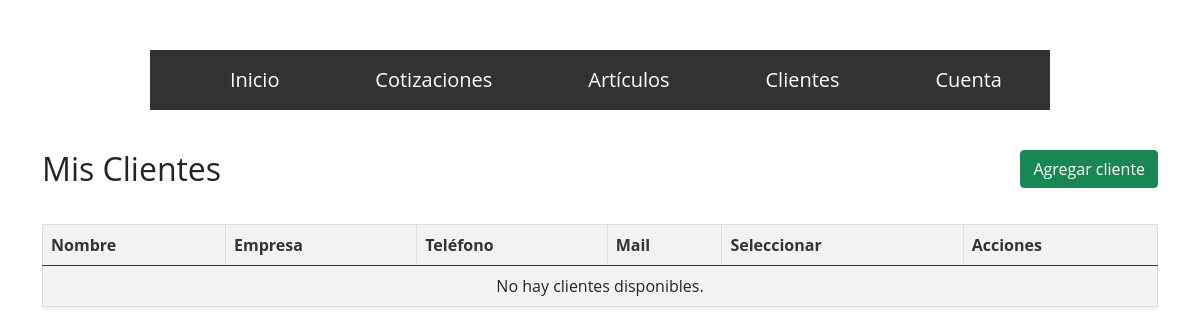
/clientes/ (signed in), run on an earlier commit of the app's database.
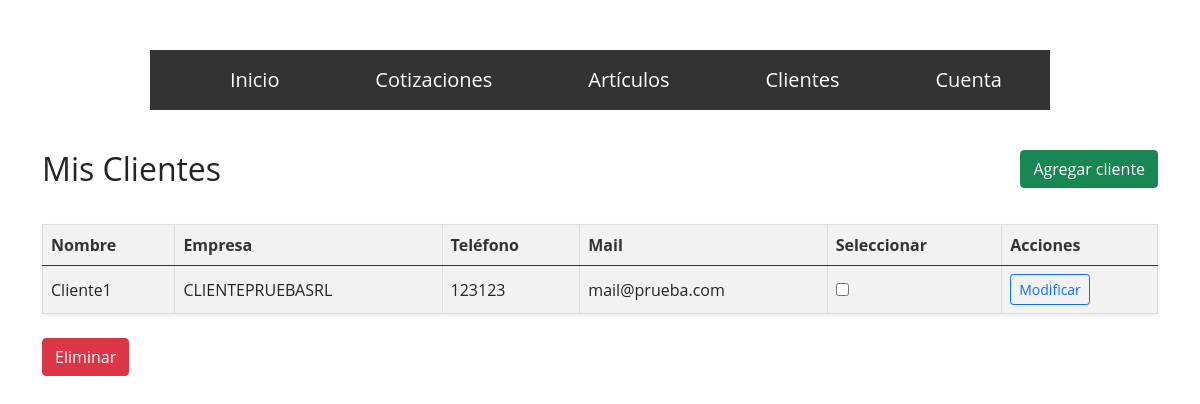
And on a later commit of the database.
### clientes/models.py (models this page shows, shortened)
class Clientes(models.Model):
    usuario_log=models.ForeignKey(User, on_delete=models.CASCADE)
    nombre=models.CharField(max_length=50)
    nombre_empresa=models.CharField(null=True, max_length=30)
    telefono=models.CharField(max_length=20)
    mail=models.EmailField()
    created=models.DateTimeField(auto_now_add=True)
    updated=models.DateField(auto_now=True)
    class Meta:
        verbose_name="Cliente"
        verbose_name_plural="Clientes"

### clientes/views.py (the view)
# urls.py: path('', MisClientes.as_view(), name="mis_clientes"),
class MisClientes(LoginRequiredMixin, ListView):
    model = Clientes
    template_name = "mis_clientes.html"
    context_object_name = "clientes"
    def get_queryset(self):
        return Clientes.objects.filter(usuario_log=self.request.user)

### clientes/templates/mis_clientes.html (shortened to what this page needs)
{% extends "estructura_base.html" %}
{% load static %}
{% block content %}
<div class="container py-4">
  <div class="d-flex justify-content-between align-items-center mb-3">
    <h2 class="mb-0">Mis Clientes</h2>
    <a class="btn btn-success" href="{% url 'nuevo_cliente' %}">Agregar cliente</a>
  </div>
  <form action="{% url 'eliminar_cliente' %}" method="post">
    <div class="table-responsive">
      <table class="table table-striped align-middle shadow-sm">
        <thead class="table-primary">
          <tr>
            <th>Nombre</th>
            <th>Empresa</th>
            <th>Teléfono</th>
            <th>Mail</th>
            <th>Seleccionar</th>
            <th>Acciones</th>
          </tr>
        </thead>
        <tbody>
          {% for cliente in clientes %}
          <tr>
            <td>{{ cliente.nombre }}</td>
            <td>{{ cliente.nombre_empresa }}</td>
            <td>{{ cliente.telefono }}</td>
            <td>{{ cliente.mail }}</td>
            <td>
              <input type="checkbox" name="clientes_seleccionados[]" value="{{ cliente.id }}">
            </td>
            <td>
              <a href="{% url 'actualizar_cliente' cliente.id %}" class="btn btn-sm btn-outline-primary">Modificar</a>
            </td>
          </tr>
          {% empty %}
          <tr>
            <td colspan="6" class="text-center">No hay clientes disponibles.</td>
          </tr>
          {% endfor %}
        </tbody>
      </table>
    </div>
    {% if clientes %}
      <button type="submit" class="btn btn-danger mt-2" name="accion" value="eliminar">Eliminar</button>
    {% endif %}
  </form>
</div>
{% endblock %}

What changed in the data, as far as the page shows it:
added Clientes: nombre "Cliente1", nombre_empresa "CLIENTEPRUEBASRL", telefono "123123", mail "mail@prueba.com"
Also different on the page:
text no longer shown: "No hay clientes disponibles."
text now shown: "Eliminar"
